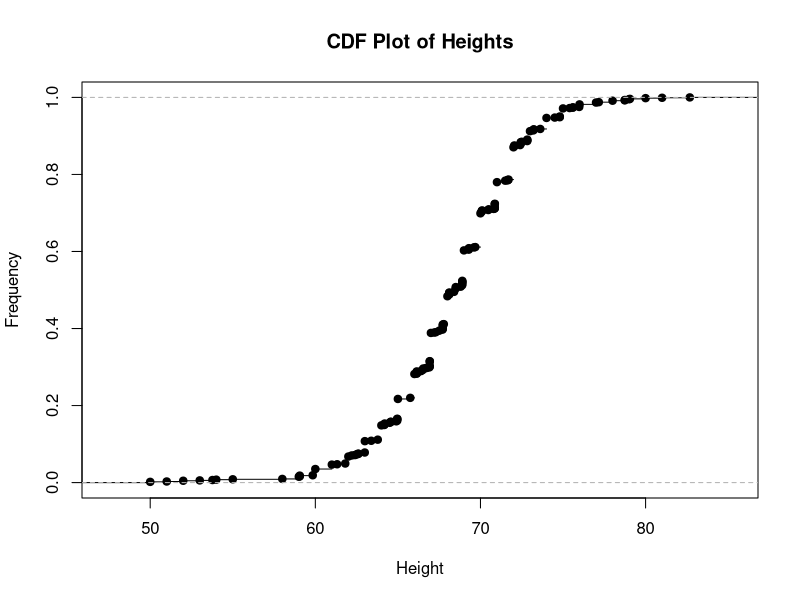
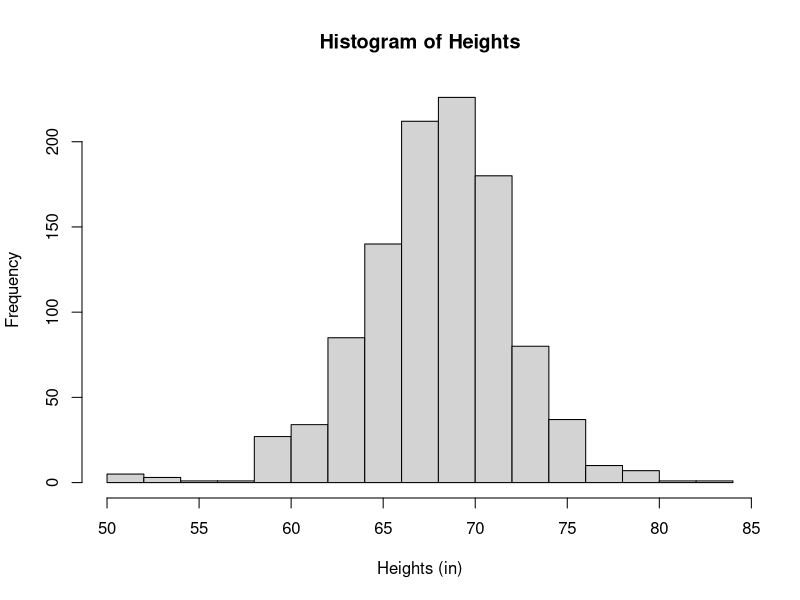
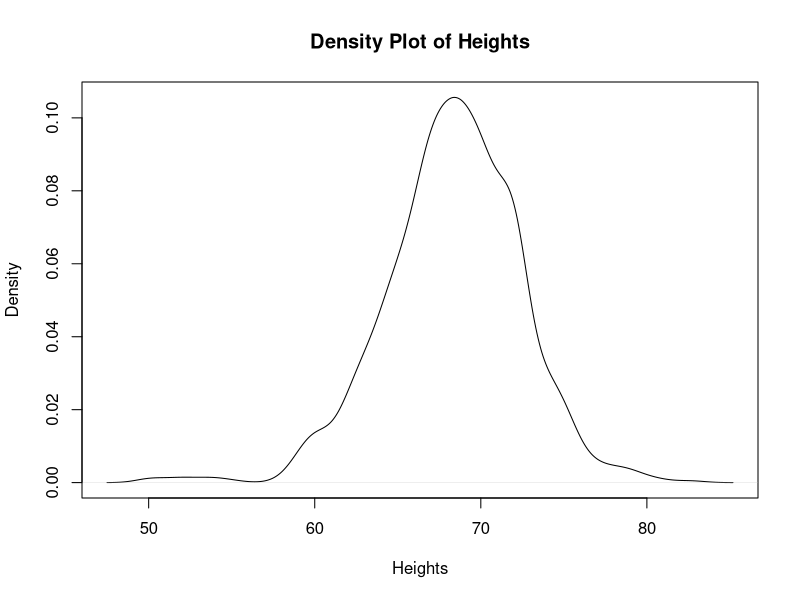
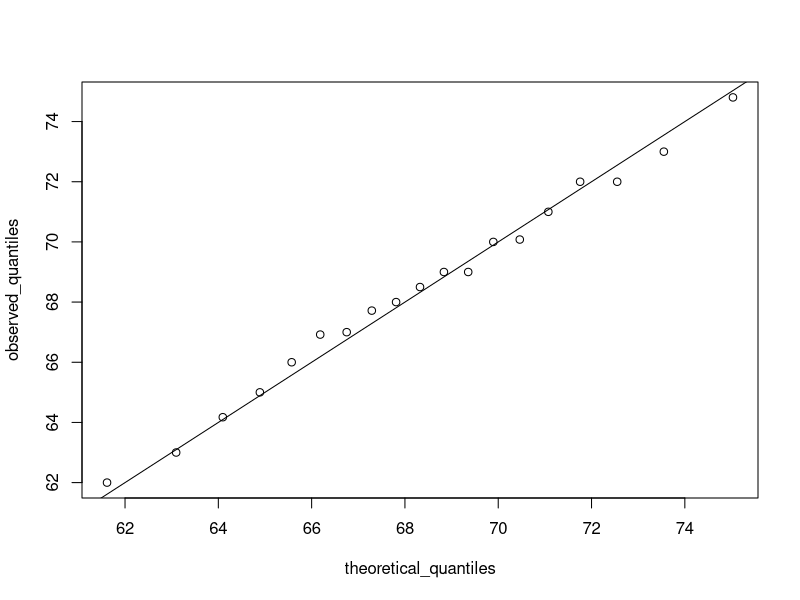
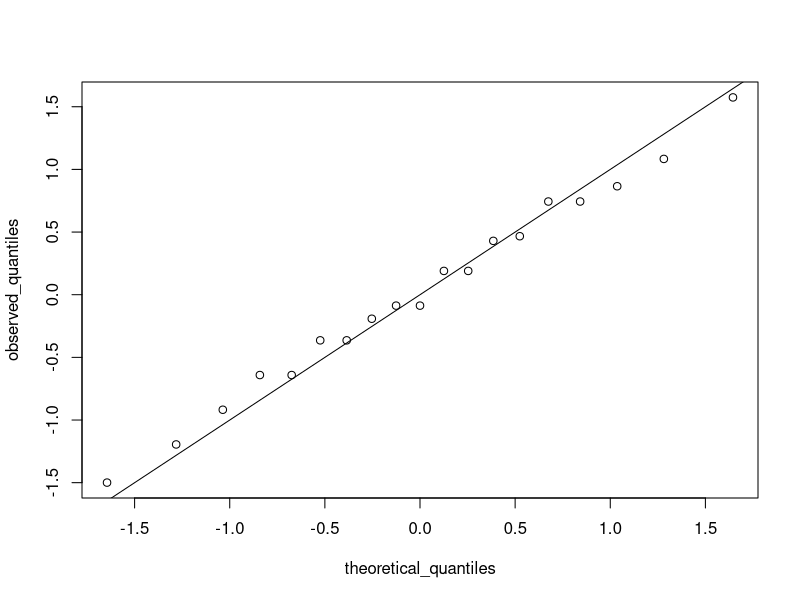
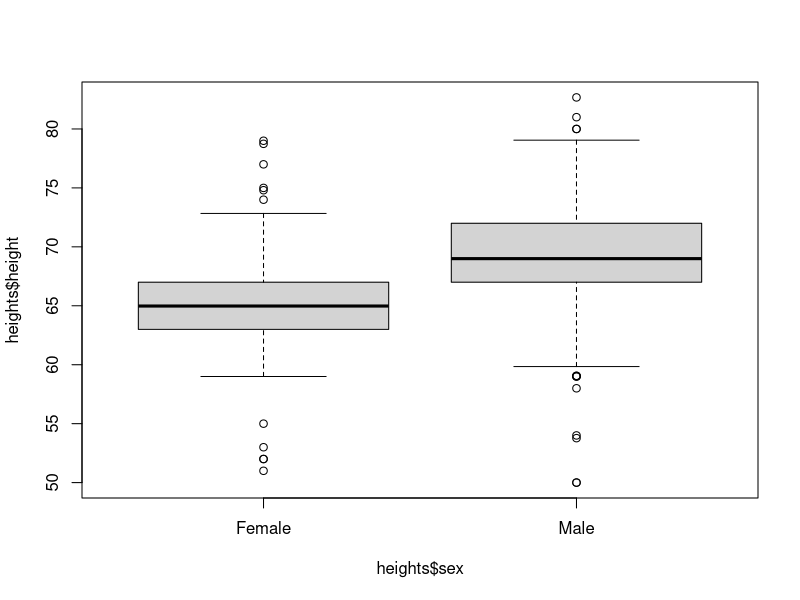
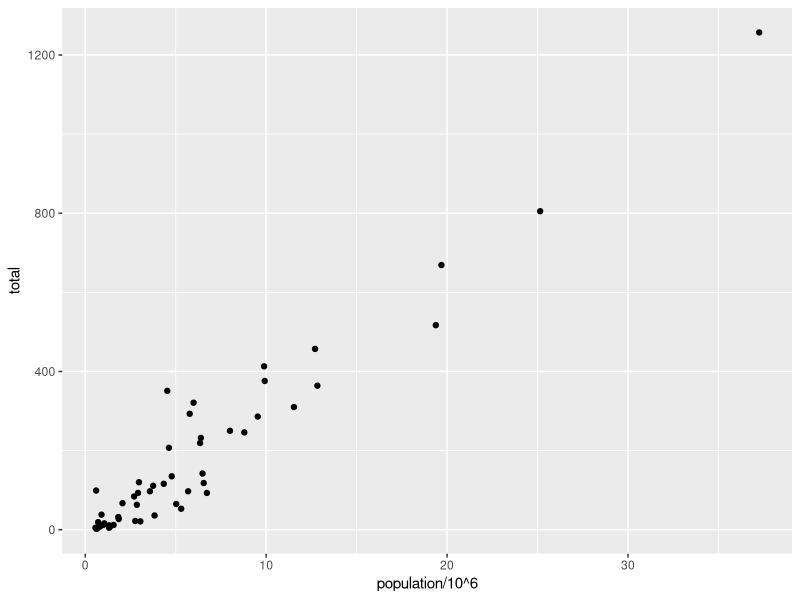
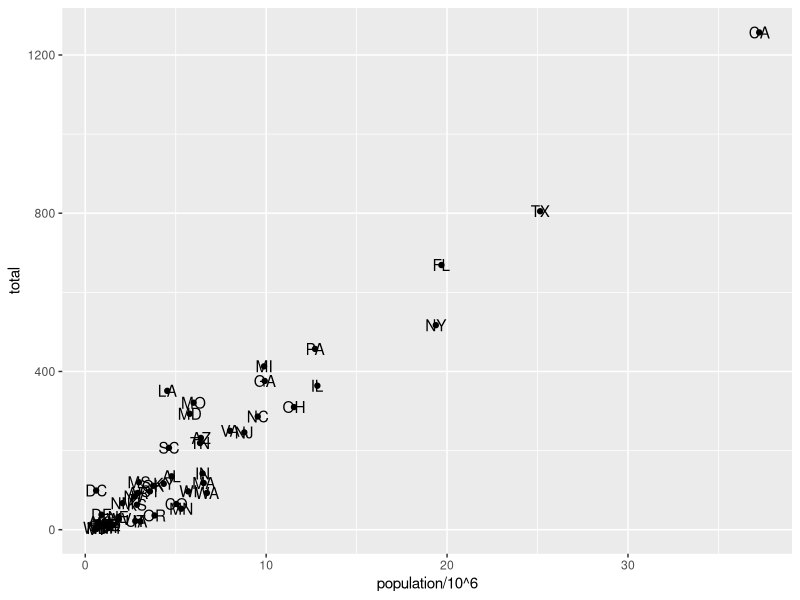

Recreate these plots in R, in order. (Note: this script raises an error after producing the figures.)
## ---- chunk 1
require(knitr)
require(dslabs)
require(ggplot2)
require(dplyr)
require(ggrepel)
## ---- chunk 2
data(heights)
prop.table(table(heights$sex))
## ---- chunk 3
plot(ecdf(heights$height), xlab = "Height", ylab = "Frequency", main = "CDF Plot of Heights")

## ---- chunk 4
hist(heights$height, main = "Histogram of Heights", xlab = "Heights (in)")
## ---- chunk 5
plot(density(heights$height), main = "Density Plot of Heights", xlab = "Heights")
## ---- chunk 6
#Pr (a < x < b) = \int_a^b \frac{1}{\sqrt{2\pi} s} e^{-\frac{1}{2}(\frac{x-m}{s})^2} dx
## ---- chunk 7
z <- scale(heights$height[heights$sex == "Male"])
mean(abs(z < 2))
## ---- chunk 8
heights_Male <- heights$height[heights$sex == "Male"]
mh_norm <- pnorm(c(69, 72), mean(heights_Male), sd(heights_Male))
mh_norm
mh_norm[2] - mh_norm[1]
## ---- chunk 9
#estimate the proportion of men who are taller than 80 in using mean of 69 and sd of 3 
p <- 1 - pnorm(80, 69, 3)
#estimate the total number of men over 6'8" to the nearest integer
N <- round(p * 7.4 * 10^9)
#divide the number of men in the NBA over 6'8" by the total
150/N * 100
## ---- chunk 10
#As an example, the mean value here represents the proportion p and 69.5 is q
x <- heights$height
mean_x <- mean(x <= 69.5)
#a series of proportions
p <- seq(0.05, 0.95, 0.05)
#create a matrix of proportions and their corresponding q values from the data
observed_quantiles <- quantile(x, p)
#create a matrix of proportions and their corresponding q values from the normal curve
theoretical_quantiles <- qnorm(p, mean = mean(x), sd = sd(x))
#plot the two quantiles against each other
plot(theoretical_quantiles, observed_quantiles)
#plot an identity line to see how closely they match
abline(0,1)
## ---- chunk 11
#recall that z represents the normalized values from height (standard units)
observed_quantiles <- quantile(z, p)
#create quantiles from the normal curve with qnorm()
theoretical_quantiles <- qnorm(p) 
plot(theoretical_quantiles, observed_quantiles)
abline(0,1)
## ---- chunk 12
boxplot(heights$height~heights$sex)
## ---- chunk 13
x <- heights$height
error_avg <- function(k){
  x[1] <- k
  mean(x)
}
mean(x)
error_avg(10000)
error_avg(-10000)
## ---- chunk 14
error_med <- function(k){
  x[1] <- k
  median(x)
}
median(x)
error_med(10000)
error_med(-10000)
## ---- chunk 15
require(ggplot2)
library(dslabs)
data(murders)
## ---- chunk 16
require(dplyr)
murders %>% ggplot() +
  geom_point(aes(x = population/10^6, y = total))
## ---- chunk 17
library(magrittr)
m_Plot <- murders %>% ggplot()
## ---- chunk 18
m_Plot + 
  geom_point(aes(x = population/10^6, y = total)) +
  geom_text(aes(x = population/10^6, total, label = abb))
## ---- chunk 19
m_Plot + 
  geom_point(aes(x = population/10^6, y = total), size = 3) +
  geom_text(aes(x = population/10^6, total, label = abb), nudge_x = 1.3)
## ---- chunk 20
p <- murders %>% ggplot(aes(population/10^6, total, label = abb))

## ---- chunk 21
p + geom_point(size = 3) + #note that size is specific to geom_point
  geom_text(nudge_x = 1.5) #same for nudge_x in geom_text
## ---- chunk 22
p + geom_point(size = 3) + 
  geom_text(nudge_x = 0.075) +
  scale_x_continuous(trans = "log10") +
  scale_y_continuous(trans = "log10")
## ---- chunk 23
p + geom_point(size = 3) + 
  geom_text(nudge_x = 0.075) +
  scale_x_continuous(trans = "log10") +
  scale_y_continuous(trans = "log10") +
  xlab("Populations in Millions (log scale)") +
  ylab("Total Murders (log scale)") +
  ggtitle("US Gun Murders in the United States")
## ---- chunk 24
p <- murders %>% ggplot(aes(population/10^6, total, label = abb)) + 
  geom_point(size = 3) + 
  geom_text(nudge_x = 0.075) +
  scale_x_continuous(trans = "log10") +
  scale_y_continuous(trans = "log10") +
  xlab("Populations in Millions (log scale)") +
  ylab("Total Murders (log scale)") +
  ggtitle("US Gun Murders in the United States")
## ---- chunk 25
require(dplyr)
r <- murders %>% summarize(rate = sum(total)/ sum(population) * 10^6) %>% .$rate
p + geom_abline(intercept = log10(r), lty = 2, color = "darkgrey") + 
  geom_point(aes(col = region), size = 3) + 
  scale_color_discrete(name = "Region")
## ---- chunk 26
require(ggthemes)
require(ggrepel)
murders %>% ggplot(aes(population/10^6, total, label = abb)) + 
  geom_abline(intercept = log10(r), lty = 2, color = "darkgrey") +
  geom_point(aes(col = region), size = 3) + 
  geom_text_repel() +
  scale_x_continuous(trans = "log10") +
  scale_y_continuous(trans = "log10") +
  xlab("Populations in Millions (log scale)") +
  ylab("Total Murders (log scale)") +
  ggtitle("US Gun Murders in the United States") +
  scale_color_discrete(name = "Region") + 
  theme_fivethirtyeight() 
## ---- chunk 27
require(dslabs)
data("heights")
q <- heights %>% filter(sex=="Male") %>%
  ggplot(aes(x = height))
q + geom_histogram(binwidth = 1, fill = "blue", col = "black") +
  xlab("Male Heights (in)") +
  ggtitle("Histogram")
## ---- chunk 28
q + geom_density(fill = "blue") +
  xlab("Male Heights (in)") +
  ggtitle("Density Plot")
## ---- chunk 29
params <- heights %>% filter(sex == "Male") %>% summarize(mean = mean(height), sd = sd(height))
qq <- heights %>% filter(sex == "Male") %>% ggplot(aes(sample = height))
qqplot <- qq + geom_qq(dparams = params) + ggtitle("Q-Q Plot of Male Heights") + geom_abline()
#alternative, cleaner method
qq_2 <- heights %>% filter(sex == "Male") %>% ggplot(aes(sample = scale(height)))
qq_scale <- qq_2 + geom_qq() + geom_abline() + ggtitle("Q-Q Plot of Male Heights")
qqplot
## ---- chunk 30
q <- heights %>% filter(sex=="Male") %>%
  ggplot(aes(x = height))
p1 <- q + geom_histogram(binwidth = 1, fill = "blue", col = "black")
p2 <- q + geom_histogram(binwidth = 2, fill = "blue", col = "black")
p3 <- q + geom_histogram(binwidth = 3, fill = "blue", col = "black")
library(gridExtra)
grid.arrange(p1,p2,p3, ncol = 3) 
## ---- chunk 31
heights %>% ggplot(aes(x = height, fill = sex)) + 
  geom_density(alpha = 0.2)
## ---- chunk 32
library(dslabs)
data(heights)
data(murders)
## ---- chunk 33
s<- heights %>% filter(sex == "Male") %>% summarize(average = mean(height), standard_deviation = sd(height))
s
## ---- chunk 34
s$average
## ---- chunk 35
heights %>% filter(sex == "Male") %>%
  summarize(median = median(height), 
            minimum = min(height),
            maximum = max(height))
## ---- chunk 36
us_murder_rate <- murders %>% summarize(rate = sum(total)/sum(population)*100000)
us_murder_rate
## ---- chunk 37
us_murder_rate <- murders %>% summarize(rate = sum(total) / sum(population) * 100000) %>% .$rate
us_murder_rate
## ---- chunk 38
head(heights %>% group_by(sex))
## ---- chunk 39
heights %>% 
  group_by(sex) %>% 
  summarize(average = mean(height), standard_deviation = sd(height))
## ---- chunk 40
murders %>% arrange(population) %>% head()
## ---- chunk 41
murders <- murders %>% mutate(rate = total/population * 100000) 
murders %>% arrange(rate) %>% head()
## ---- chunk 42
murders %>% arrange(desc(rate)) %>% head()
## ---- chunk 43
murders %>% arrange(region,desc(rate))
## ---- chunk 44
murders %>% arrange(desc(rate)) %>% top_n(10)
## ---- chunk 45
library(dslabs)
data(gapminder)
## ---- chunk 46
gapminder %>% 
  filter(year == 2015 & country %in% c("Sri Lanka", "Turkey")) %>%
  select(country, infant_mortality)
## ---- chunk 47
col_a <- gapminder %>% 
  filter(year == 2015 & country %in% c("Sri Lanka", "Poland", "Malaysia", "Pakistan", "Thailand")) %>%
  select(country, infant_mortality)
col_b <- gapminder %>% 
  filter(year == 2015 & country %in% c("Turkey", "South Korea", "Russia", "Vietnam", "South Africa")) %>%
  select(country, infant_mortality)
table_1 <- data_frame(Country_A = col_a$country, Infant_Mortality_A = col_a$infant_mortality, Country_B = col_b$country, Infant_Mortality_B = col_b$infant_mortality)
table_1
## ---- chunk 48
filter(gapminder, year == 1962) %>%
  ggplot(aes(fertility, life_expectancy, color = continent)) +
  geom_point()
## ---- chunk 49
filter(gapminder, year %in% c(1962, 2012)) %>%
  ggplot(aes(fertility, life_expectancy, color = continent)) +
  geom_point() +
  facet_grid(continent~year)
## ---- chunk 50
countries <- c("South Korea", "Germany")
gapminder %>% filter(country %in% countries) %>% 
  ggplot(aes(year, fertility, col = country)) + 
  geom_line()
## ---- chunk 51
labels <- data.frame(country = countries, x = c(1975, 1965), y = c(60, 72))
gapminder %>% filter(country %in% countries) %>%
  ggplot(aes(year, life_expectancy, col = country)) + 
  geom_line() +
  geom_text(data = labels, aes(x, y, label = country), size = 5) +
  theme(legend.position = "none")
## ---- chunk 52
gapminder <- gapminder %>% mutate(dpd = gdp/population/365)
gapminder %>%
  filter(year == 1970 & !is.na(gdp)) %>%
  ggplot(aes(dpd)) + 
  geom_histogram()
## ---- chunk 53
gapminder %>%
  filter(year == 1970 & !is.na(gdp)) %>%
  ggplot(aes(dpd)) + 
  geom_histogram(binwidth = 1) +
  scale_x_continuous(trans = "log2")
## ---- chunk 54
gapminder %>%
  filter(year == 1970 & !is.na(gdp)) %>%
  ggplot(aes(region, dpd)) + 
  geom_boxplot() + 
  theme(axis.text.x = element_text(angle = 90, hjust = 1))
## ---- chunk 55
gapminder %>%
  filter(year == 1970 & !is.na(gdp)) %>%
  mutate(region = reorder(region, dpd, FUN = median)) %>%
  ggplot(aes(region, dpd, fill = continent)) + 
  geom_boxplot() + 
  theme(axis.text.x = element_text(angle = 90, hjust = 1)) +
  xlab("") +
  scale_y_continuous(trans = "log2") +
  geom_point()

## ---- chunk 56
west <- c("Western Europe", "Northern Europe", "Southern Europe", "Northern America", "Australia and New Zealand")
gapminder %>%
  filter(year == 1970 & !is.na(gdp)) %>%
  mutate(group = ifelse(region %in% west, "West", "Developing")) %>%
  ggplot(aes(dpd)) + 
  geom_histogram(binwidth = 1, color = "black") +
  scale_x_continuous(trans = "log2") +
  facet_grid(. ~ group)

## ---- chunk 57
country_list_1 <- gapminder %>% filter(year == past_year & !is.na(dpd)) %>% .$country
country_list_2 <- gapminder %>% filter(year == 2010 & !is.na(dpd)) %>% .$country
country_list <- intersect(country_list_1, country_list_2)
## ---- chunk 58
gapminder %>%
  filter(year %in% c(past_year, 2010) & country %in% country_list) %>%
  mutate(group = ifelse(region %in% west, "West", "Developing")) %>%
  ggplot(aes(dpd)) + 
  geom_histogram(binwidth = 1, color = "black") +
  scale_x_continuous(trans = "log2") +
  facet_grid(year ~ group)
## ---- chunk 59
gapminder %>%
  filter(year %in% c(past_year, 2010) & country %in% country_list) %>%
  mutate(region = reorder(region, dpd, FUN = median)) %>%
  ggplot(aes(region, dpd, fill = continent)) + 
  geom_boxplot() + 
  theme(axis.text.x = element_text(angle = 90, hjust = 1)) +
  xlab("") +
  scale_y_continuous(trans = "log2") +
  geom_point() +
  facet_grid(year ~ .)
## ---- chunk 60
gapminder %>%
  filter(year %in% c(past_year, 2010) & country %in% country_list) %>%
  mutate(region = reorder(region, dpd, FUN = median)) %>%
  ggplot(aes(region, dpd, fill = continent)) + 
  theme(axis.text.x = element_text(angle = 90, hjust = 1)) +
  xlab("") +
  scale_y_continuous(trans = "log2") +
  geom_boxplot(aes(region, dpd, fill = factor(year)))
## ---- chunk 61
gapminder %>%
  filter(year == past_year & country %in% country_list) %>%
  mutate(group = ifelse(region %in% west, "West", "Developing")) %>% group_by(group) %>% summarize(n=n()) %>% knitr::kable()
require(knitr)
library(knitr)
## ---- chunk 62
gapminder %>%
  filter(year %in% c(past_year, 2010) & country %in% country_list) %>%
  mutate(group = ifelse(region %in% west, "West", "Developing")) %>%
  ggplot(aes(dpd, ..count.., fill = group)) +
  scale_x_continuous(trans = "log2") +
  xlab("Dollars Per Day") +
  geom_density(alpha = 0.2, bw = 0.75) + facet_grid(year ~ .)
## ---- chunk 63
gapminder %>% 
  
## ---- chunk 64
gapminder %>%
  filter(year %in% c(past_year, 2010) & country %in% country_list) %>%
  mutate(group = as.factor(case_when(
    .$region %in% west ~ "West",
    .$region %in% c("Eastern Asia", "South-Eastern Asia") ~ "East Asia",
    .$region %in% c("Caribbean", "Central America", "South America") ~ "Latin America",
    .$continent == "Africa" & .$region != "Northern Africa" ~ "Sub-Saharan Africa",
    TRUE ~ "Others"
  ))) %>%
  ggplot(aes(dpd, ..count.., fill = group)) +
  scale_x_continuous(trans = "log2") +
  xlab("Dollars Per Day") +
  geom_density(alpha = 0.2, bw = 0.75, position = "stack") + facet_grid(year ~ .)
## ---- chunk 65
gapminder %>% 
  filter(year %in% c(past_year, 2010) & country %in% country_list) %>%
  group_by(year) %>%
  mutate(weight = population/sum(population)*2) %>%
  ungroup() %>%
  mutate(group = as.factor(case_when(
    .$region %in% west ~ "West",
    .$region %in% c("Eastern Asia", "South-Eastern Asia") ~ "East Asia",
    .$region %in% c("Caribbean", "Central America", "South America") ~ "Latin America",
    .$continent == "Africa" & .$region != "Northern Africa" ~ "Sub-Saharan Africa",
    TRUE ~ "Others"
  ))) %>%
  ggplot(aes(dpd, fill = group, weight = weight)) +
  scale_x_continuous(trans = "log2") +
  geom_density(alpha = 0.2, bw = 0.75, position = "stack") + facet_grid(year ~ .)
## ---- chunk 66
gapminder <- gapminder %>%
  mutate(group = case_when(
    .$region %in% west ~ "West",
    .$region %in% c("Eastern Asia", "South-Eastern Asia") ~ "East Asia",
    .$region == "Southern Asia" ~ "Southern Asia",
    .$region %in% c("Caribbean", "Central America", "South America") ~ "Latin America",
    .$continent == "Africa" & .$region != "Northern Africa" ~ "Sub-Saharan Africa",
    .$region %in% c("Melanasia", "Micronesia", "Polynesia") ~ "Pacific Islands",
    TRUE ~ "Others"))
surv_income <- gapminder %>% 
  filter(year == 2010 & !is.na(gdp) & !is.na(infant_mortality) & !is.na(group)) %>%
  group_by(group) %>%
  summarize(income = sum(gdp)/sum(population)/365, 
            infant_survival_rate = 1 - sum(infant_mortality/1000*population)/sum(population))
surv_income %>% arrange(income)
## ---- chunk 67
surv_income %>% ggplot(aes(income, infant_survival_rate, label = group, color = group)) + 
  scale_x_continuous(trans = "log2", limit = c(0.25, 150)) +
  scale_y_continuous(trans= "logit", limit = c(0.875, 0.9981), 
                     breaks = c(0.85, 0.90, 0.95, 0.99, 0.995, 0.998)) +
  geom_label_repel(size = 3, show.legend = FALSE) +
  xlab("GDP Per Capita") +
  ylab("Infant Survival Rate")
## ---- chunk 68
gapminder_Africa_2010 <- gapminder %>% mutate(dollars_per_day = gdp/population/365) %>% filter(year == 2010 & continent == "Africa" & !is.na(dollars_per_day)) %>% arrange()
gapminder_Africa_2010 %>% ggplot(aes(infant_mortality,dollars_per_day, col = region)) + geom_point()
## ---- chunk 69
west <- c("Western Europe", "Northern Europe", "Southern Europe", "Northern America", "Australia and New Zealand")
dat <- gapminder %>%
  filter(year %in% c(2010, 2015) & region %in% west & !is.na(life_expectancy) & population > 10^7)
dat %>%
  mutate(location = ifelse(year == 2010, 1, 2), 
         location = ifelse(year == 2015 & country %in% c("United Kingdom", "Portugal"), location + 0.22, location),
         hjust = ifelse(year == 2010, 1,0)) %>%
  mutate(year = as.factor(year)) %>%
  ggplot(aes(year, life_expectancy, group = country)) +
  geom_line(aes(color = country), show.legend = FALSE) +
  geom_text(aes(x = location, label = country, hjust = hjust), show.legend = FALSE) +
  xlab("") +ylab("Life Expectancy")
  
## ---- chunk 70
data(us_contagious_diseases)
str(us_contagious_diseases)
## ---- chunk 71
the_disease <- "Measles"
dat <- us_contagious_diseases %>% 
  filter(!state %in% c("Hawaii", "Alaska") & disease == the_disease) %>% 
  mutate(rate = count/population*10000) %>%
  mutate(state <- reorder(state, rate))
dat %>% filter(state == "California") %>% 
  ggplot(aes(year, rate)) +
  geom_line() + ylab("Cases Per 10,000") +
  geom_vline(xintercept = 1963, col ="blue")
## ---- chunk 72
library(RColorBrewer)
dat %>% ggplot(aes(year, state, fill = rate)) +
  geom_tile(color = "grey50") +
  scale_x_continuous(expand = c(0,0)) +
  scale_fill_gradientn(colors = brewer.pal(9, "Reds"), trans = "sqrt") +
  geom_vline(xintercept = 1963, col = "blue") +
  theme_minimal() + theme(panel.grid = element_blank()) +
  ggtitle(the_disease) +
  ylab("") + xlab("")
## ---- chunk 73
avg_dis <- us_contagious_diseases %>% filter(disease == the_disease) %>% 
  group_by(year) %>%
  summarize(us_rate = sum(count, na.rm = TRUE)/sum(population, na.rm = TRUE)*10000)
dat %>%
  ggplot(aes(year, rate)) +
  geom_line() + ylab("Cases Per 10,000") +
  geom_vline(xintercept = 1963, col ="blue")
